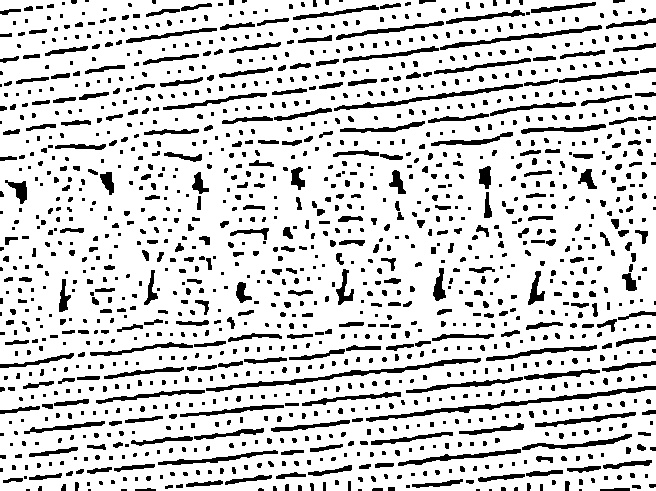
#> input picture image_without_small_dots.jpg, 656 x 491 px, given in place of the camera
$ python VideoCapture.py
#> lines starting #> are read from the running program, lines starting #| are printed output that depends on the picture; after the words box and inside, x2 and y2 are one past the last pixel; in counts of white or black regions, pixels touching at a corner belong together
#> further down, frame is the input picture: shape (491, 656, 3); min 0, max 255, mean 210.4
import cv2
import time
import keyboard

last_print_time = time.time()

def process_image(image):
    image = cv2.cvtColor(image, cv2.COLOR_BGR2GRAY)
    image = cv2.resize(image, (320, 320))
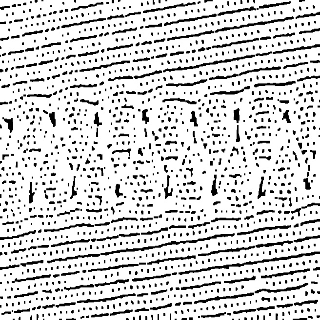
#> image: shape (320, 320); min 0, max 255, mean 210.2
    image = cv2.GaussianBlur(image, (5, 5), 0)
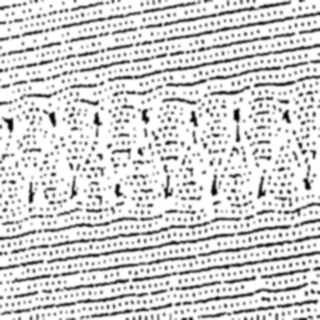
#> image: shape (320, 320); min 0, max 255, mean 210.3
    image = cv2.Canny(image, 120, 200)
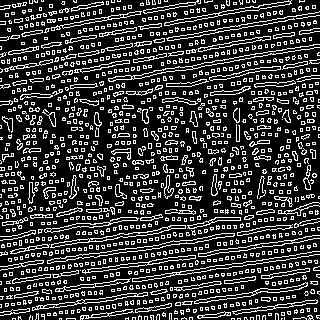
#> image: shape (320, 320); 22.7% white in thin lines or dots
    image = cv2.dilate(image, None, iterations=2)
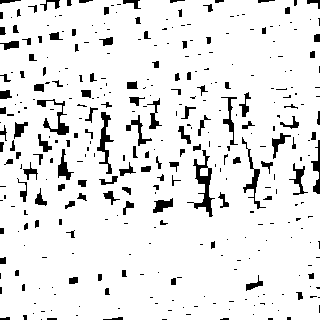
#> image: shape (320, 320); 91.2% white; 349 black regions (218 under 20 px), largest, box (x1, y1, x2, y2) and area: (187, 150, 215, 217) 513, (97, 112, 114, 174) 360, (37, 99, 69, 135) 328
    image = cv2.erode(image, None, iterations=2)
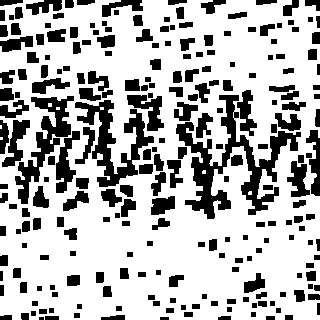
#> image: shape (320, 320); 71.2% white; 237 black regions (1 under 20 px)

    _, thresh = cv2.threshold(image, 200, 255, cv2.THRESH_BINARY)

    # Count White Lines Of The Images
    contours, _ = cv2.findContours(thresh, cv2.RETR_LIST, cv2.CHAIN_APPROX_SIMPLE)
#> contours = 202 contours, 7 with area under 20; largest, box (x1, y1, x2, y2) and area: (0, 0, 320, 320) 96758, (175, 94, 302, 220) 4808, (74, 99, 155, 188) 2683, (14, 95, 75, 205) 2204, (55, 130, 81, 194) 776

    # Filter out small contours and count the remaining ones
    lines = [c for c in contours if cv2.boundingRect(c)[3] > 15 and cv2.boundingRect(c)[3] < 40]
#> lines = 18 contours; largest, box (x1, y1, x2, y2) and area: (126, 94, 165, 132) 716, (286, 160, 311, 198) 540, (31, 77, 71, 95) 383, (150, 195, 176, 216) 380, (274, 112, 302, 132) 336
    number_of_lines = len(lines)
#> number_of_lines = 18

    # Draw the contours on the original image
    image = cv2.cvtColor(image, cv2.COLOR_GRAY2RGB)
#> image: shape (320, 320, 3); 71.2% white; 237 black regions (1 under 20 px)

    cv2.drawContours(image, lines, -1, (0, 255, 0), 3)      # Draw the contours With The Green Color
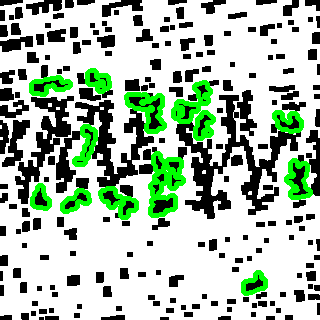
#> image: shape (320, 320, 3); mean B, G, R 170.3, 189.3, 170.3
    return image, number_of_lines, lines

# Create a VideoCapture object
cap = cv2.VideoCapture(0)

while(True):
    # Capture frame-by-frame
    ret, frame = cap.read()

    # Our operations on the frame come here
    processed_frame, number_of_lines, contours = process_image(frame)
#> number_of_lines = 18; contours has the same summary as lines in process_image

    # Draw the contours on the original frame
    cv2.drawContours(frame, contours, -1, (0, 255, 0), 3)
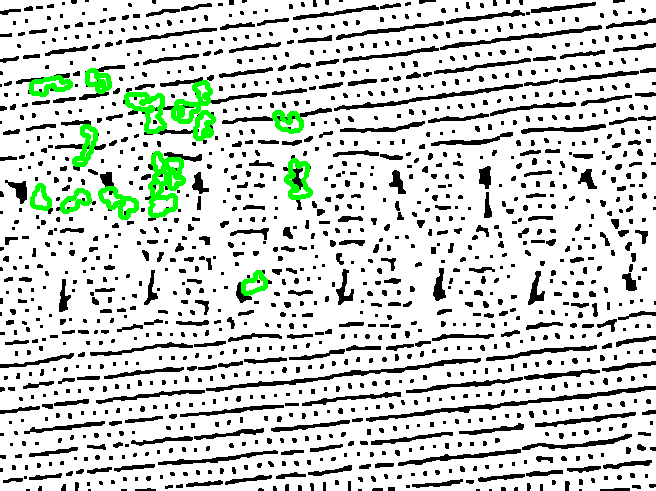
#> frame: shape (491, 656, 3); 2.37% of pixels changed, all inside (x1, y1, x2, y2) = (29, 68, 313, 296)

    # Display the resulting frame
    cv2.imshow('Original Frame', frame)

    # Print the number of lines every 5 seconds
    current_time = time.time()
    if current_time - last_print_time >= 5:
        print(f'Number of lines: {number_of_lines}')
        last_print_time = current_time

    # Break the loop on 'q' key press
    if cv2.waitKey(1) and (keyboard.is_pressed('q')):
#> (key Esc is pressed here)
#> (key q is pressed here)
        break

# When everything done, release the capture
cap.release()
cv2.destroyAllWindows()
